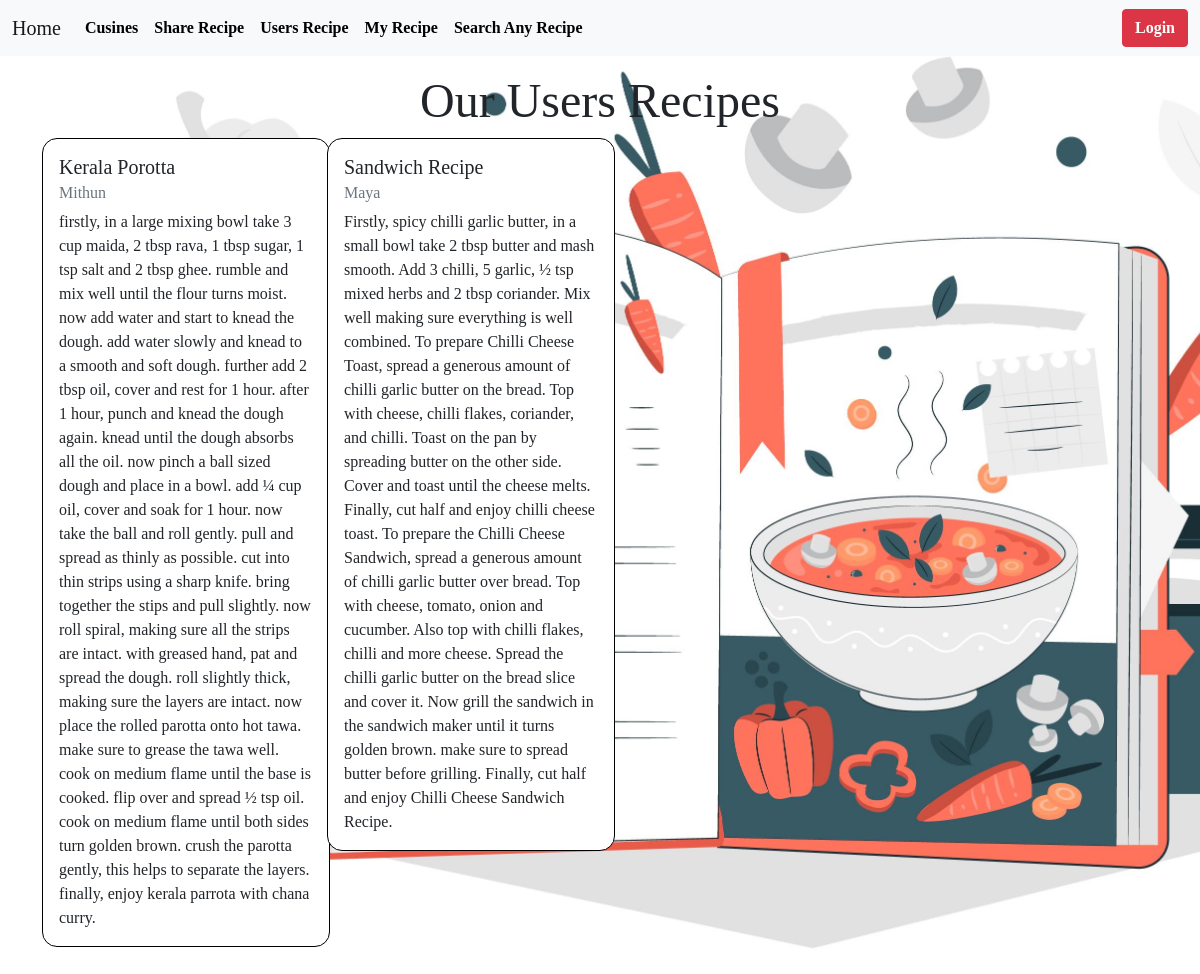
/users_recipe, run on the app's committed database.
### app1/models.py (models this page shows, shortened)
class Recipes(models.Model):
    author=models.ForeignKey(User,on_delete=models.CASCADE)
    food_name=models.CharField(max_length=255)
    recipe=models.TextField()

### app1/views.py (the view)
# urls.py: path('users_recipe',views.users_recipe,name='users_recipe'),
def users_recipe(request):
    users_recipe=Recipes.objects.all()
    return render(request,"user.html",{"users_recipe":users_recipe})

### templates/user.html (shortened to what this page needs)
{% extends 'base.html'  %}
{% load static %}
{% block content %}
    <h1 class="display-5 text-center mt-3">Our Users Recipes</h1>
    <div class="container">
        <div class="row">
            {% for data in users_recipe %}
            <div class="col-12 col-md-3 mb-5">
                <div class="card" style="width: 18rem;">
                    <div class="card-body">
                      <h5 class="card-title">{{data.food_name}}</h5>
                      <h6 class="card-subtitle mb-2 text-muted">{{data.author}}</h6>
                      <p class="card-text">{{data.recipe}}</p>
                    </div>
                  </div>
            </div>
            {% endfor %}
        </div>
    </div>
{% endblock content %}

### templates/base.html (shortened to what this page needs)
{% load static %}
<html lang="en">
<head>
    <link href="https://cdn.jsdelivr.net/npm/bootstrap@5.0.2/dist/css/bootstrap.min.css" rel="stylesheet">
</head>
<body>
    <nav class="navbar navbar-expand-lg navbar-light bg-light ">
        <div class="container-fluid">
          <a class="navbar-brand" href="{% url 'home' %}">Home</a>
          <div class="collapse navbar-collapse" id="navbarSupportedContent">
            <ul class="navbar-nav me-auto mb-2 mb-lg-0 " style="list-style-type: none;">
              <li class="nav-item">
                <a class="nav-link" href="{% url 'indian_dish' %}" style="color: black;"><strong>Cusines</strong></a>
              </li>
              <li class="nav-item">
                <a class="nav-link" href="{% url 'share_recipe' %}" style="color: black;"><strong>Share Recipe</strong></a>
              </li>
              <li class="nav-item">
                <a class="nav-link" href="{% url 'users_recipe' %}" style="color: black;"><strong>Users Recipe</strong></a>
              </li>
              <li class="nav-item">
                <a class="nav-link" href="{% url 'my_recipe' %}" style="color: black;"><strong>My Recipe</strong></a>
              </li>
              <li class="nav-item">
                <a class="nav-link" href= "{% url 'search' %}" style="color: black;"><strong>Search Any Recipe</strong></a>
              </li>
          </ul>
          {% if request.user.is_authenticated %}
          <ul class="d-flex align-items-center" style="list-style-type: none;">
            <li class="nav-item " style="list-style-type: none;">
                <a class="btn btn-outline-success me-2 text-end " ><strong>{{request.user|capfirst}}</strong></a>
            </li>
            <li class="nav-item ms-auto" style="list-style-type: none;">
                <a class="btn btn-danger" href="{% url 'Logout' %}">Logout</a>
            </li>
            {% else %}
            <li class="nav-item" style="list-style-type: none;">
              <a class="btn btn-danger text-white" href="{% url 'user_auth' %}" style=" color: black;"><strong>Login</strong></a>
            </li>
          {% endif %}
          </div>
        </div>
      </nav>
      {% block content %}
      {% endblock %}
</body>
</html>

### templates/base.html (style rules this page uses)
.navbar-nav { font-family: 'Helvatica'; }

### data on the page
Recipes: food_name "Kerala Porotta", author "Mithun", recipe "firstly, in a large mixing bowl take 3 cup maida, 2 tbsp rava, 1 tbsp sugar, 1 tsp salt and 2 tbsp ghee. rumble and mix well until the flour turns moist. now add water and start to knead the dough. add water slowly and knead to a smooth and soft dough. further add 2 tbsp oil, cover and rest for 1 hour. after 1 hour, punch and knead the dough again. knead until the dough absorbs all the oil. now pinch a ball sized dough and place in a bowl. add ¼ cup oil, cover and soak for 1 hour. now take the ball and roll gently. pull and spread as thinly as possible. cut into thin strips using a sharp knife. bring together the stips and pull slightly. now roll spiral, making sure all the strips are…"
Recipes: food_name "Sandwich Recipe", author "Maya", recipe "Firstly, spicy chilli garlic butter, in a small bowl take 2 tbsp butter and mash smooth. Add 3 chilli, 5 garlic, ½ tsp mixed herbs and 2 tbsp coriander. Mix well making sure everything is well combined. To prepare Chilli Cheese Toast, spread a generous amount of chilli garlic butter on the bread. Top with cheese, chilli flakes, coriander, and chilli. Toast on the pan by spreading butter on the other side. Cover and toast until the cheese melts. Finally, cut half and enjoy chilli cheese toast. To prepare the Chilli Cheese Sandwich, spread a generous amount of chilli garlic butter over bread. Top with cheese, tomato, onion and cucumber. Also top with chilli flakes, chilli and more cheese.…"
